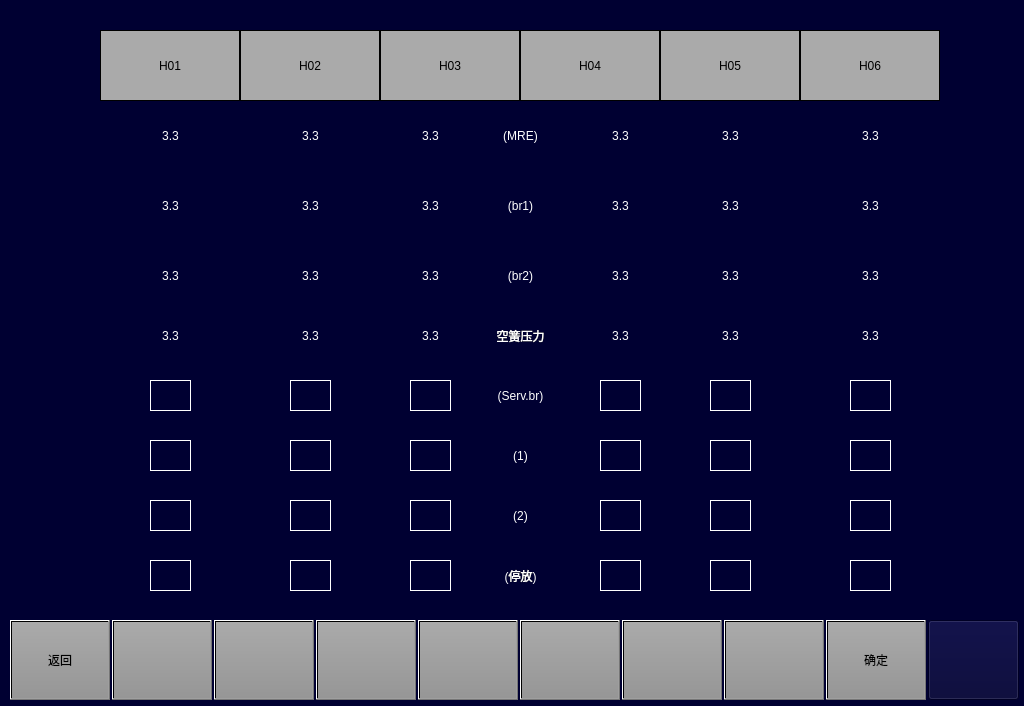
<?xml version="1.0" encoding="UTF-8"?>
<ui version="4.0">
 <class>VehicleSetBrakeParamPage</class>
 <widget class="QWidget" name="VehicleSetBrakeParamPage">
  <property name="geometry">
   <rect>
    <x>0</x>
    <y>0</y>
    <width>1024</width>
    <height>706</height>
   </rect>
  </property>
  <property name="windowTitle">
   <string>Form</string>
  </property>
  <property name="styleSheet">
   <string notr="true">background-color: rgb(0, 0, 50);</string>
  </property>
  <widget class="QLabel" name="LBLTC2">
   <property name="geometry">
    <rect>
     <x>800</x>
     <y>30</y>
     <width>140</width>
     <height>71</height>
    </rect>
   </property>
   <property name="styleSheet">
    <string notr="true">background-color:rgb(170,170,170);
border:1px solid black;
font:20px &quot;微软雅黑&quot;;</string>
   </property>
   <property name="text">
    <string>H06</string>
   </property>
   <property name="alignment">
    <set>Qt::AlignCenter</set>
   </property>
  </widget>
  <widget class="QLabel" name="LBLTC1">
   <property name="geometry">
    <rect>
     <x>100</x>
     <y>30</y>
     <width>140</width>
     <height>71</height>
    </rect>
   </property>
   <property name="styleSheet">
    <string notr="true">background-color:rgb(170,170,170);
border:1px solid black;
font:20px &quot;微软雅黑&quot;;</string>
   </property>
   <property name="text">
    <string>H01</string>
   </property>
   <property name="alignment">
    <set>Qt::AlignCenter</set>
   </property>
  </widget>
  <widget class="QLabel" name="LBLM1">
   <property name="geometry">
    <rect>
     <x>380</x>
     <y>30</y>
     <width>140</width>
     <height>71</height>
    </rect>
   </property>
   <property name="styleSheet">
    <string notr="true">background-color:rgb(170,170,170);
border:1px solid black;
font:20px &quot;微软雅黑&quot;;</string>
   </property>
   <property name="text">
    <string>H03</string>
   </property>
   <property name="alignment">
    <set>Qt::AlignCenter</set>
   </property>
  </widget>
  <widget class="QLabel" name="LBLMP2">
   <property name="geometry">
    <rect>
     <x>660</x>
     <y>30</y>
     <width>140</width>
     <height>71</height>
    </rect>
   </property>
   <property name="styleSheet">
    <string notr="true">background-color:rgb(170,170,170);
border:1px solid black;
font:20px &quot;微软雅黑&quot;;</string>
   </property>
   <property name="text">
    <string>H05</string>
   </property>
   <property name="alignment">
    <set>Qt::AlignCenter</set>
   </property>
  </widget>
  <widget class="QLabel" name="LBLM2">
   <property name="geometry">
    <rect>
     <x>520</x>
     <y>30</y>
     <width>140</width>
     <height>71</height>
    </rect>
   </property>
   <property name="styleSheet">
    <string notr="true">background-color:rgb(170,170,170);
border:1px solid black;
font:20px &quot;微软雅黑&quot;;</string>
   </property>
   <property name="text">
    <string>H04</string>
   </property>
   <property name="alignment">
    <set>Qt::AlignCenter</set>
   </property>
  </widget>
  <widget class="QLabel" name="LBLMP1">
   <property name="geometry">
    <rect>
     <x>240</x>
     <y>30</y>
     <width>140</width>
     <height>71</height>
    </rect>
   </property>
   <property name="styleSheet">
    <string notr="true">background-color:rgb(170,170,170);
border:1px solid black;
font:20px &quot;微软雅黑&quot;;</string>
   </property>
   <property name="text">
    <string>H02</string>
   </property>
   <property name="alignment">
    <set>Qt::AlignCenter</set>
   </property>
  </widget>
  <widget class="QPushButton" name="BTN5">
   <property name="geometry">
    <rect>
     <x>418</x>
     <y>620</y>
     <width>100</width>
     <height>80</height>
    </rect>
   </property>
   <property name="focusPolicy">
    <enum>Qt::NoFocus</enum>
   </property>
   <property name="styleSheet">
    <string notr="true">	font: 20px, &quot;微软雅黑&quot;;
    color: black;
	transparent;background:qlineargradient(spread:pad,x1:0,y1:0,x2:0,y2:1,stop:0 rgba(170,170,170,255),stop:1 rgba(150,150,150,255));
</string>
   </property>
   <property name="text">
    <string/>
   </property>
  </widget>
  <widget class="QPushButton" name="BTN2">
   <property name="geometry">
    <rect>
     <x>112</x>
     <y>620</y>
     <width>100</width>
     <height>80</height>
    </rect>
   </property>
   <property name="focusPolicy">
    <enum>Qt::NoFocus</enum>
   </property>
   <property name="styleSheet">
    <string notr="true">font: 20px, &quot;微软雅黑&quot;;color: black;transparent;background:qlineargradient(spread:pad,x1:0,y1:0,x2:0,y2:1,stop:0 rgba(170,170,170,255),stop:1 rgba(150,150,150,255));</string>
   </property>
   <property name="text">
    <string/>
   </property>
  </widget>
  <widget class="QPushButton" name="BTN6">
   <property name="geometry">
    <rect>
     <x>520</x>
     <y>620</y>
     <width>100</width>
     <height>80</height>
    </rect>
   </property>
   <property name="focusPolicy">
    <enum>Qt::NoFocus</enum>
   </property>
   <property name="styleSheet">
    <string notr="true">	font: 20px, &quot;微软雅黑&quot;;
    color: black;
	transparent;background:qlineargradient(spread:pad,x1:0,y1:0,x2:0,y2:1,stop:0 rgba(170,170,170,255),stop:1 rgba(150,150,150,255));
</string>
   </property>
   <property name="text">
    <string/>
   </property>
  </widget>
  <widget class="QPushButton" name="BTNHome">
   <property name="geometry">
    <rect>
     <x>928</x>
     <y>620</y>
     <width>91</width>
     <height>80</height>
    </rect>
   </property>
   <property name="focusPolicy">
    <enum>Qt::NoFocus</enum>
   </property>
   <property name="styleSheet">
    <string notr="true">border-image: url(:/images/image/Home.png);</string>
   </property>
   <property name="text">
    <string/>
   </property>
  </widget>
  <widget class="QPushButton" name="BTN4">
   <property name="geometry">
    <rect>
     <x>316</x>
     <y>620</y>
     <width>100</width>
     <height>80</height>
    </rect>
   </property>
   <property name="focusPolicy">
    <enum>Qt::NoFocus</enum>
   </property>
   <property name="styleSheet">
    <string notr="true">	font: 20px, &quot;微软雅黑&quot;;
    color: black;
	transparent;background:qlineargradient(spread:pad,x1:0,y1:0,x2:0,y2:1,stop:0 rgba(170,170,170,255),stop:1 rgba(150,150,150,255));
</string>
   </property>
   <property name="text">
    <string/>
   </property>
  </widget>
  <widget class="QPushButton" name="BTN8">
   <property name="geometry">
    <rect>
     <x>724</x>
     <y>620</y>
     <width>100</width>
     <height>80</height>
    </rect>
   </property>
   <property name="focusPolicy">
    <enum>Qt::NoFocus</enum>
   </property>
   <property name="styleSheet">
    <string notr="true">	font: 20px, &quot;微软雅黑&quot;;
    color: black;
	transparent;background:qlineargradient(spread:pad,x1:0,y1:0,x2:0,y2:1,stop:0 rgba(170,170,170,255),stop:1 rgba(150,150,150,255));
</string>
   </property>
   <property name="text">
    <string/>
   </property>
  </widget>
  <widget class="QPushButton" name="BTN1">
   <property name="geometry">
    <rect>
     <x>10</x>
     <y>620</y>
     <width>100</width>
     <height>80</height>
    </rect>
   </property>
   <property name="focusPolicy">
    <enum>Qt::NoFocus</enum>
   </property>
   <property name="styleSheet">
    <string notr="true">font: 20px, &quot;微软雅黑&quot;;color: black;transparent;background:qlineargradient(spread:pad,x1:0,y1:0,x2:0,y2:1,stop:0 rgba(170,170,170,255),stop:1 rgba(150,150,150,255));</string>
   </property>
   <property name="text">
    <string>返回</string>
   </property>
  </widget>
  <widget class="QPushButton" name="BTN9">
   <property name="geometry">
    <rect>
     <x>826</x>
     <y>620</y>
     <width>100</width>
     <height>80</height>
    </rect>
   </property>
   <property name="focusPolicy">
    <enum>Qt::NoFocus</enum>
   </property>
   <property name="styleSheet">
    <string notr="true">	font: 20px, &quot;微软雅黑&quot;;
    color: black;
	transparent;background:qlineargradient(spread:pad,x1:0,y1:0,x2:0,y2:1,stop:0 rgba(170,170,170,255),stop:1 rgba(150,150,150,255));
</string>
   </property>
   <property name="text">
    <string>确定</string>
   </property>
  </widget>
  <widget class="QPushButton" name="BTN3">
   <property name="geometry">
    <rect>
     <x>214</x>
     <y>620</y>
     <width>100</width>
     <height>80</height>
    </rect>
   </property>
   <property name="focusPolicy">
    <enum>Qt::NoFocus</enum>
   </property>
   <property name="styleSheet">
    <string notr="true">	font: 20px, &quot;微软雅黑&quot;;
    color: black;
	transparent;background:qlineargradient(spread:pad,x1:0,y1:0,x2:0,y2:1,stop:0 rgba(170,170,170,255),stop:1 rgba(150,150,150,255));
</string>
   </property>
   <property name="text">
    <string/>
   </property>
  </widget>
  <widget class="QPushButton" name="BTN7">
   <property name="geometry">
    <rect>
     <x>622</x>
     <y>620</y>
     <width>100</width>
     <height>80</height>
    </rect>
   </property>
   <property name="focusPolicy">
    <enum>Qt::NoFocus</enum>
   </property>
   <property name="styleSheet">
    <string notr="true">	font: 20px, &quot;微软雅黑&quot;;
    color: black;
	transparent;background:qlineargradient(spread:pad,x1:0,y1:0,x2:0,y2:1,stop:0 rgba(170,170,170,255),stop:1 rgba(150,150,150,255));
</string>
   </property>
   <property name="text">
    <string/>
   </property>
  </widget>
  <widget class="QLabel" name="label">
   <property name="geometry">
    <rect>
     <x>140</x>
     <y>120</y>
     <width>61</width>
     <height>31</height>
    </rect>
   </property>
   <property name="styleSheet">
    <string notr="true">font:18px &quot;微软雅黑&quot;;
color: rgb(255, 255, 255);</string>
   </property>
   <property name="text">
    <string>3.3</string>
   </property>
   <property name="alignment">
    <set>Qt::AlignCenter</set>
   </property>
  </widget>
  <widget class="QLabel" name="label_2">
   <property name="geometry">
    <rect>
     <x>280</x>
     <y>120</y>
     <width>61</width>
     <height>31</height>
    </rect>
   </property>
   <property name="styleSheet">
    <string notr="true">font:18px &quot;微软雅黑&quot;;
color: rgb(255, 255, 255);</string>
   </property>
   <property name="text">
    <string>3.3</string>
   </property>
   <property name="alignment">
    <set>Qt::AlignCenter</set>
   </property>
  </widget>
  <widget class="QLabel" name="label_3">
   <property name="geometry">
    <rect>
     <x>400</x>
     <y>120</y>
     <width>61</width>
     <height>31</height>
    </rect>
   </property>
   <property name="styleSheet">
    <string notr="true">font:18px &quot;微软雅黑&quot;;
color: rgb(255, 255, 255);</string>
   </property>
   <property name="text">
    <string>3.3</string>
   </property>
   <property name="alignment">
    <set>Qt::AlignCenter</set>
   </property>
  </widget>
  <widget class="QLabel" name="label_4">
   <property name="geometry">
    <rect>
     <x>590</x>
     <y>120</y>
     <width>61</width>
     <height>31</height>
    </rect>
   </property>
   <property name="styleSheet">
    <string notr="true">font:18px &quot;微软雅黑&quot;;
color: rgb(255, 255, 255);</string>
   </property>
   <property name="text">
    <string>3.3</string>
   </property>
   <property name="alignment">
    <set>Qt::AlignCenter</set>
   </property>
  </widget>
  <widget class="QLabel" name="label_5">
   <property name="geometry">
    <rect>
     <x>700</x>
     <y>120</y>
     <width>61</width>
     <height>31</height>
    </rect>
   </property>
   <property name="styleSheet">
    <string notr="true">font:18px &quot;微软雅黑&quot;;
color: rgb(255, 255, 255);</string>
   </property>
   <property name="text">
    <string>3.3</string>
   </property>
   <property name="alignment">
    <set>Qt::AlignCenter</set>
   </property>
  </widget>
  <widget class="QLabel" name="label_6">
   <property name="geometry">
    <rect>
     <x>840</x>
     <y>120</y>
     <width>61</width>
     <height>31</height>
    </rect>
   </property>
   <property name="styleSheet">
    <string notr="true">font:18px &quot;微软雅黑&quot;;
color: rgb(255, 255, 255);</string>
   </property>
   <property name="text">
    <string>3.3</string>
   </property>
   <property name="alignment">
    <set>Qt::AlignCenter</set>
   </property>
  </widget>
  <widget class="QLabel" name="label_7">
   <property name="geometry">
    <rect>
     <x>400</x>
     <y>190</y>
     <width>61</width>
     <height>31</height>
    </rect>
   </property>
   <property name="styleSheet">
    <string notr="true">font:18px &quot;微软雅黑&quot;;
color: rgb(255, 255, 255);</string>
   </property>
   <property name="text">
    <string>3.3</string>
   </property>
   <property name="alignment">
    <set>Qt::AlignCenter</set>
   </property>
  </widget>
  <widget class="QLabel" name="label_8">
   <property name="geometry">
    <rect>
     <x>280</x>
     <y>190</y>
     <width>61</width>
     <height>31</height>
    </rect>
   </property>
   <property name="styleSheet">
    <string notr="true">font:18px &quot;微软雅黑&quot;;
color: rgb(255, 255, 255);</string>
   </property>
   <property name="text">
    <string>3.3</string>
   </property>
   <property name="alignment">
    <set>Qt::AlignCenter</set>
   </property>
  </widget>
  <widget class="QLabel" name="label_9">
   <property name="geometry">
    <rect>
     <x>840</x>
     <y>190</y>
     <width>61</width>
     <height>31</height>
    </rect>
   </property>
   <property name="styleSheet">
    <string notr="true">font:18px &quot;微软雅黑&quot;;
color: rgb(255, 255, 255);</string>
   </property>
   <property name="text">
    <string>3.3</string>
   </property>
   <property name="alignment">
    <set>Qt::AlignCenter</set>
   </property>
  </widget>
  <widget class="QLabel" name="label_10">
   <property name="geometry">
    <rect>
     <x>590</x>
     <y>190</y>
     <width>61</width>
     <height>31</height>
    </rect>
   </property>
   <property name="styleSheet">
    <string notr="true">font:18px &quot;微软雅黑&quot;;
color: rgb(255, 255, 255);</string>
   </property>
   <property name="text">
    <string>3.3</string>
   </property>
   <property name="alignment">
    <set>Qt::AlignCenter</set>
   </property>
  </widget>
  <widget class="QLabel" name="label_11">
   <property name="geometry">
    <rect>
     <x>700</x>
     <y>190</y>
     <width>61</width>
     <height>31</height>
    </rect>
   </property>
   <property name="styleSheet">
    <string notr="true">font:18px &quot;微软雅黑&quot;;
color: rgb(255, 255, 255);</string>
   </property>
   <property name="text">
    <string>3.3</string>
   </property>
   <property name="alignment">
    <set>Qt::AlignCenter</set>
   </property>
  </widget>
  <widget class="QLabel" name="label_12">
   <property name="geometry">
    <rect>
     <x>140</x>
     <y>190</y>
     <width>61</width>
     <height>31</height>
    </rect>
   </property>
   <property name="styleSheet">
    <string notr="true">font:18px &quot;微软雅黑&quot;;
color: rgb(255, 255, 255);</string>
   </property>
   <property name="text">
    <string>3.3</string>
   </property>
   <property name="alignment">
    <set>Qt::AlignCenter</set>
   </property>
  </widget>
  <widget class="QLabel" name="label_13">
   <property name="geometry">
    <rect>
     <x>400</x>
     <y>260</y>
     <width>61</width>
     <height>31</height>
    </rect>
   </property>
   <property name="styleSheet">
    <string notr="true">font:18px &quot;微软雅黑&quot;;
color: rgb(255, 255, 255);</string>
   </property>
   <property name="text">
    <string>3.3</string>
   </property>
   <property name="alignment">
    <set>Qt::AlignCenter</set>
   </property>
  </widget>
  <widget class="QLabel" name="label_14">
   <property name="geometry">
    <rect>
     <x>280</x>
     <y>260</y>
     <width>61</width>
     <height>31</height>
    </rect>
   </property>
   <property name="styleSheet">
    <string notr="true">font:18px &quot;微软雅黑&quot;;
color: rgb(255, 255, 255);</string>
   </property>
   <property name="text">
    <string>3.3</string>
   </property>
   <property name="alignment">
    <set>Qt::AlignCenter</set>
   </property>
  </widget>
  <widget class="QLabel" name="label_15">
   <property name="geometry">
    <rect>
     <x>840</x>
     <y>260</y>
     <width>61</width>
     <height>31</height>
    </rect>
   </property>
   <property name="styleSheet">
    <string notr="true">font:18px &quot;微软雅黑&quot;;
color: rgb(255, 255, 255);</string>
   </property>
   <property name="text">
    <string>3.3</string>
   </property>
   <property name="alignment">
    <set>Qt::AlignCenter</set>
   </property>
  </widget>
  <widget class="QLabel" name="label_16">
   <property name="geometry">
    <rect>
     <x>590</x>
     <y>260</y>
     <width>61</width>
     <height>31</height>
    </rect>
   </property>
   <property name="styleSheet">
    <string notr="true">font:18px &quot;微软雅黑&quot;;
color: rgb(255, 255, 255);</string>
   </property>
   <property name="text">
    <string>3.3</string>
   </property>
   <property name="alignment">
    <set>Qt::AlignCenter</set>
   </property>
  </widget>
  <widget class="QLabel" name="label_17">
   <property name="geometry">
    <rect>
     <x>700</x>
     <y>260</y>
     <width>61</width>
     <height>31</height>
    </rect>
   </property>
   <property name="styleSheet">
    <string notr="true">font:18px &quot;微软雅黑&quot;;
color: rgb(255, 255, 255);</string>
   </property>
   <property name="text">
    <string>3.3</string>
   </property>
   <property name="alignment">
    <set>Qt::AlignCenter</set>
   </property>
  </widget>
  <widget class="QLabel" name="label_18">
   <property name="geometry">
    <rect>
     <x>140</x>
     <y>260</y>
     <width>61</width>
     <height>31</height>
    </rect>
   </property>
   <property name="styleSheet">
    <string notr="true">font:18px &quot;微软雅黑&quot;;
color: rgb(255, 255, 255);</string>
   </property>
   <property name="text">
    <string>3.3</string>
   </property>
   <property name="alignment">
    <set>Qt::AlignCenter</set>
   </property>
  </widget>
  <widget class="QLabel" name="label_19">
   <property name="geometry">
    <rect>
     <x>400</x>
     <y>320</y>
     <width>61</width>
     <height>31</height>
    </rect>
   </property>
   <property name="styleSheet">
    <string notr="true">font:18px &quot;微软雅黑&quot;;
color: rgb(255, 255, 255);</string>
   </property>
   <property name="text">
    <string>3.3</string>
   </property>
   <property name="alignment">
    <set>Qt::AlignCenter</set>
   </property>
  </widget>
  <widget class="QLabel" name="label_20">
   <property name="geometry">
    <rect>
     <x>280</x>
     <y>320</y>
     <width>61</width>
     <height>31</height>
    </rect>
   </property>
   <property name="styleSheet">
    <string notr="true">font:18px &quot;微软雅黑&quot;;
color: rgb(255, 255, 255);</string>
   </property>
   <property name="text">
    <string>3.3</string>
   </property>
   <property name="alignment">
    <set>Qt::AlignCenter</set>
   </property>
  </widget>
  <widget class="QLabel" name="label_21">
   <property name="geometry">
    <rect>
     <x>840</x>
     <y>320</y>
     <width>61</width>
     <height>31</height>
    </rect>
   </property>
   <property name="styleSheet">
    <string notr="true">font:18px &quot;微软雅黑&quot;;
color: rgb(255, 255, 255);</string>
   </property>
   <property name="text">
    <string>3.3</string>
   </property>
   <property name="alignment">
    <set>Qt::AlignCenter</set>
   </property>
  </widget>
  <widget class="QLabel" name="label_22">
   <property name="geometry">
    <rect>
     <x>590</x>
     <y>320</y>
     <width>61</width>
     <height>31</height>
    </rect>
   </property>
   <property name="styleSheet">
    <string notr="true">font:18px &quot;微软雅黑&quot;;
color: rgb(255, 255, 255);</string>
   </property>
   <property name="text">
    <string>3.3</string>
   </property>
   <property name="alignment">
    <set>Qt::AlignCenter</set>
   </property>
  </widget>
  <widget class="QLabel" name="label_23">
   <property name="geometry">
    <rect>
     <x>700</x>
     <y>320</y>
     <width>61</width>
     <height>31</height>
    </rect>
   </property>
   <property name="styleSheet">
    <string notr="true">font:18px &quot;微软雅黑&quot;;
color: rgb(255, 255, 255);</string>
   </property>
   <property name="text">
    <string>3.3</string>
   </property>
   <property name="alignment">
    <set>Qt::AlignCenter</set>
   </property>
  </widget>
  <widget class="QLabel" name="label_24">
   <property name="geometry">
    <rect>
     <x>140</x>
     <y>320</y>
     <width>61</width>
     <height>31</height>
    </rect>
   </property>
   <property name="styleSheet">
    <string notr="true">font:18px &quot;微软雅黑&quot;;
color: rgb(255, 255, 255);</string>
   </property>
   <property name="text">
    <string>3.3</string>
   </property>
   <property name="alignment">
    <set>Qt::AlignCenter</set>
   </property>
  </widget>
  <widget class="QLabel" name="label_25">
   <property name="geometry">
    <rect>
     <x>490</x>
     <y>120</y>
     <width>61</width>
     <height>31</height>
    </rect>
   </property>
   <property name="styleSheet">
    <string notr="true">font:18px &quot;微软雅黑&quot;;
color: rgb(255, 255, 255);</string>
   </property>
   <property name="text">
    <string>(MRE)</string>
   </property>
   <property name="alignment">
    <set>Qt::AlignCenter</set>
   </property>
  </widget>
  <widget class="QLabel" name="label_26">
   <property name="geometry">
    <rect>
     <x>490</x>
     <y>190</y>
     <width>61</width>
     <height>31</height>
    </rect>
   </property>
   <property name="styleSheet">
    <string notr="true">font:18px &quot;微软雅黑&quot;;
color: rgb(255, 255, 255);</string>
   </property>
   <property name="text">
    <string>(br1)</string>
   </property>
   <property name="alignment">
    <set>Qt::AlignCenter</set>
   </property>
  </widget>
  <widget class="QLabel" name="label_27">
   <property name="geometry">
    <rect>
     <x>480</x>
     <y>320</y>
     <width>81</width>
     <height>31</height>
    </rect>
   </property>
   <property name="styleSheet">
    <string notr="true">font:18px &quot;微软雅黑&quot;;
color: rgb(255, 255, 255);</string>
   </property>
   <property name="text">
    <string>空簧压力</string>
   </property>
   <property name="alignment">
    <set>Qt::AlignCenter</set>
   </property>
  </widget>
  <widget class="QLabel" name="label_28">
   <property name="geometry">
    <rect>
     <x>490</x>
     <y>260</y>
     <width>61</width>
     <height>31</height>
    </rect>
   </property>
   <property name="styleSheet">
    <string notr="true">font:18px &quot;微软雅黑&quot;;
color: rgb(255, 255, 255);</string>
   </property>
   <property name="text">
    <string>(br2)</string>
   </property>
   <property name="alignment">
    <set>Qt::AlignCenter</set>
   </property>
  </widget>
  <widget class="QLabel" name="label_29">
   <property name="geometry">
    <rect>
     <x>150</x>
     <y>380</y>
     <width>41</width>
     <height>31</height>
    </rect>
   </property>
   <property name="styleSheet">
    <string notr="true">font:18px &quot;微软雅黑&quot;;
color: rgb(255, 255, 255);
border:1px solid white;</string>
   </property>
   <property name="text">
    <string/>
   </property>
   <property name="alignment">
    <set>Qt::AlignCenter</set>
   </property>
  </widget>
  <widget class="QLabel" name="label_30">
   <property name="geometry">
    <rect>
     <x>290</x>
     <y>380</y>
     <width>41</width>
     <height>31</height>
    </rect>
   </property>
   <property name="styleSheet">
    <string notr="true">font:18px &quot;微软雅黑&quot;;
color: rgb(255, 255, 255);
border:1px solid white;</string>
   </property>
   <property name="text">
    <string/>
   </property>
   <property name="alignment">
    <set>Qt::AlignCenter</set>
   </property>
  </widget>
  <widget class="QLabel" name="label_31">
   <property name="geometry">
    <rect>
     <x>410</x>
     <y>380</y>
     <width>41</width>
     <height>31</height>
    </rect>
   </property>
   <property name="styleSheet">
    <string notr="true">font:18px &quot;微软雅黑&quot;;
color: rgb(255, 255, 255);
border:1px solid white;</string>
   </property>
   <property name="text">
    <string/>
   </property>
   <property name="alignment">
    <set>Qt::AlignCenter</set>
   </property>
  </widget>
  <widget class="QLabel" name="label_32">
   <property name="geometry">
    <rect>
     <x>600</x>
     <y>380</y>
     <width>41</width>
     <height>31</height>
    </rect>
   </property>
   <property name="styleSheet">
    <string notr="true">font:18px &quot;微软雅黑&quot;;
color: rgb(255, 255, 255);
border:1px solid white;</string>
   </property>
   <property name="text">
    <string/>
   </property>
   <property name="alignment">
    <set>Qt::AlignCenter</set>
   </property>
  </widget>
  <widget class="QLabel" name="label_33">
   <property name="geometry">
    <rect>
     <x>710</x>
     <y>380</y>
     <width>41</width>
     <height>31</height>
    </rect>
   </property>
   <property name="styleSheet">
    <string notr="true">font:18px &quot;微软雅黑&quot;;
color: rgb(255, 255, 255);
border:1px solid white;</string>
   </property>
   <property name="text">
    <string/>
   </property>
   <property name="alignment">
    <set>Qt::AlignCenter</set>
   </property>
  </widget>
  <widget class="QLabel" name="label_34">
   <property name="geometry">
    <rect>
     <x>850</x>
     <y>380</y>
     <width>41</width>
     <height>31</height>
    </rect>
   </property>
   <property name="styleSheet">
    <string notr="true">font:18px &quot;微软雅黑&quot;;
color: rgb(255, 255, 255);
border:1px solid white;</string>
   </property>
   <property name="text">
    <string/>
   </property>
   <property name="alignment">
    <set>Qt::AlignCenter</set>
   </property>
  </widget>
  <widget class="QLabel" name="label_35">
   <property name="geometry">
    <rect>
     <x>150</x>
     <y>440</y>
     <width>41</width>
     <height>31</height>
    </rect>
   </property>
   <property name="styleSheet">
    <string notr="true">font:18px &quot;微软雅黑&quot;;
color: rgb(255, 255, 255);
border:1px solid white;</string>
   </property>
   <property name="text">
    <string/>
   </property>
   <property name="alignment">
    <set>Qt::AlignCenter</set>
   </property>
  </widget>
  <widget class="QLabel" name="label_36">
   <property name="geometry">
    <rect>
     <x>290</x>
     <y>440</y>
     <width>41</width>
     <height>31</height>
    </rect>
   </property>
   <property name="styleSheet">
    <string notr="true">font:18px &quot;微软雅黑&quot;;
color: rgb(255, 255, 255);
border:1px solid white;</string>
   </property>
   <property name="text">
    <string/>
   </property>
   <property name="alignment">
    <set>Qt::AlignCenter</set>
   </property>
  </widget>
  <widget class="QLabel" name="label_37">
   <property name="geometry">
    <rect>
     <x>410</x>
     <y>440</y>
     <width>41</width>
     <height>31</height>
    </rect>
   </property>
   <property name="styleSheet">
    <string notr="true">font:18px &quot;微软雅黑&quot;;
color: rgb(255, 255, 255);
border:1px solid white;</string>
   </property>
   <property name="text">
    <string/>
   </property>
   <property name="alignment">
    <set>Qt::AlignCenter</set>
   </property>
  </widget>
  <widget class="QLabel" name="label_38">
   <property name="geometry">
    <rect>
     <x>600</x>
     <y>440</y>
     <width>41</width>
     <height>31</height>
    </rect>
   </property>
   <property name="styleSheet">
    <string notr="true">font:18px &quot;微软雅黑&quot;;
color: rgb(255, 255, 255);
border:1px solid white;</string>
   </property>
   <property name="text">
    <string/>
   </property>
   <property name="alignment">
    <set>Qt::AlignCenter</set>
   </property>
  </widget>
  <widget class="QLabel" name="label_39">
   <property name="geometry">
    <rect>
     <x>710</x>
     <y>440</y>
     <width>41</width>
     <height>31</height>
    </rect>
   </property>
   <property name="styleSheet">
    <string notr="true">font:18px &quot;微软雅黑&quot;;
color: rgb(255, 255, 255);
border:1px solid white;</string>
   </property>
   <property name="text">
    <string/>
   </property>
   <property name="alignment">
    <set>Qt::AlignCenter</set>
   </property>
  </widget>
  <widget class="QLabel" name="label_40">
   <property name="geometry">
    <rect>
     <x>850</x>
     <y>440</y>
     <width>41</width>
     <height>31</height>
    </rect>
   </property>
   <property name="styleSheet">
    <string notr="true">font:18px &quot;微软雅黑&quot;;
color: rgb(255, 255, 255);
border:1px solid white;</string>
   </property>
   <property name="text">
    <string/>
   </property>
   <property name="alignment">
    <set>Qt::AlignCenter</set>
   </property>
  </widget>
  <widget class="QLabel" name="label_41">
   <property name="geometry">
    <rect>
     <x>150</x>
     <y>500</y>
     <width>41</width>
     <height>31</height>
    </rect>
   </property>
   <property name="styleSheet">
    <string notr="true">font:18px &quot;微软雅黑&quot;;
color: rgb(255, 255, 255);
border:1px solid white;</string>
   </property>
   <property name="text">
    <string/>
   </property>
   <property name="alignment">
    <set>Qt::AlignCenter</set>
   </property>
  </widget>
  <widget class="QLabel" name="label_42">
   <property name="geometry">
    <rect>
     <x>290</x>
     <y>500</y>
     <width>41</width>
     <height>31</height>
    </rect>
   </property>
   <property name="styleSheet">
    <string notr="true">font:18px &quot;微软雅黑&quot;;
color: rgb(255, 255, 255);
border:1px solid white;</string>
   </property>
   <property name="text">
    <string/>
   </property>
   <property name="alignment">
    <set>Qt::AlignCenter</set>
   </property>
  </widget>
  <widget class="QLabel" name="label_43">
   <property name="geometry">
    <rect>
     <x>410</x>
     <y>500</y>
     <width>41</width>
     <height>31</height>
    </rect>
   </property>
   <property name="styleSheet">
    <string notr="true">font:18px &quot;微软雅黑&quot;;
color: rgb(255, 255, 255);
border:1px solid white;</string>
   </property>
   <property name="text">
    <string/>
   </property>
   <property name="alignment">
    <set>Qt::AlignCenter</set>
   </property>
  </widget>
  <widget class="QLabel" name="label_44">
   <property name="geometry">
    <rect>
     <x>600</x>
     <y>500</y>
     <width>41</width>
     <height>31</height>
    </rect>
   </property>
   <property name="styleSheet">
    <string notr="true">font:18px &quot;微软雅黑&quot;;
color: rgb(255, 255, 255);
border:1px solid white;</string>
   </property>
   <property name="text">
    <string/>
   </property>
   <property name="alignment">
    <set>Qt::AlignCenter</set>
   </property>
  </widget>
  <widget class="QLabel" name="label_45">
   <property name="geometry">
    <rect>
     <x>710</x>
     <y>500</y>
     <width>41</width>
     <height>31</height>
    </rect>
   </property>
   <property name="styleSheet">
    <string notr="true">font:18px &quot;微软雅黑&quot;;
color: rgb(255, 255, 255);
border:1px solid white;</string>
   </property>
   <property name="text">
    <string/>
   </property>
   <property name="alignment">
    <set>Qt::AlignCenter</set>
   </property>
  </widget>
  <widget class="QLabel" name="label_46">
   <property name="geometry">
    <rect>
     <x>850</x>
     <y>500</y>
     <width>41</width>
     <height>31</height>
    </rect>
   </property>
   <property name="styleSheet">
    <string notr="true">font:18px &quot;微软雅黑&quot;;
color: rgb(255, 255, 255);
border:1px solid white;</string>
   </property>
   <property name="text">
    <string/>
   </property>
   <property name="alignment">
    <set>Qt::AlignCenter</set>
   </property>
  </widget>
  <widget class="QLabel" name="label_47">
   <property name="geometry">
    <rect>
     <x>150</x>
     <y>560</y>
     <width>41</width>
     <height>31</height>
    </rect>
   </property>
   <property name="styleSheet">
    <string notr="true">font:18px &quot;微软雅黑&quot;;
color: rgb(255, 255, 255);
border:1px solid white;</string>
   </property>
   <property name="text">
    <string/>
   </property>
   <property name="alignment">
    <set>Qt::AlignCenter</set>
   </property>
  </widget>
  <widget class="QLabel" name="label_48">
   <property name="geometry">
    <rect>
     <x>290</x>
     <y>560</y>
     <width>41</width>
     <height>31</height>
    </rect>
   </property>
   <property name="styleSheet">
    <string notr="true">font:18px &quot;微软雅黑&quot;;
color: rgb(255, 255, 255);
border:1px solid white;</string>
   </property>
   <property name="text">
    <string/>
   </property>
   <property name="alignment">
    <set>Qt::AlignCenter</set>
   </property>
  </widget>
  <widget class="QLabel" name="label_49">
   <property name="geometry">
    <rect>
     <x>410</x>
     <y>560</y>
     <width>41</width>
     <height>31</height>
    </rect>
   </property>
   <property name="styleSheet">
    <string notr="true">font:18px &quot;微软雅黑&quot;;
color: rgb(255, 255, 255);
border:1px solid white;</string>
   </property>
   <property name="text">
    <string/>
   </property>
   <property name="alignment">
    <set>Qt::AlignCenter</set>
   </property>
  </widget>
  <widget class="QLabel" name="label_50">
   <property name="geometry">
    <rect>
     <x>600</x>
     <y>560</y>
     <width>41</width>
     <height>31</height>
    </rect>
   </property>
   <property name="styleSheet">
    <string notr="true">font:18px &quot;微软雅黑&quot;;
color: rgb(255, 255, 255);
border:1px solid white;</string>
   </property>
   <property name="text">
    <string/>
   </property>
   <property name="alignment">
    <set>Qt::AlignCenter</set>
   </property>
  </widget>
  <widget class="QLabel" name="label_51">
   <property name="geometry">
    <rect>
     <x>710</x>
     <y>560</y>
     <width>41</width>
     <height>31</height>
    </rect>
   </property>
   <property name="styleSheet">
    <string notr="true">font:18px &quot;微软雅黑&quot;;
color: rgb(255, 255, 255);
border:1px solid white;</string>
   </property>
   <property name="text">
    <string/>
   </property>
   <property name="alignment">
    <set>Qt::AlignCenter</set>
   </property>
  </widget>
  <widget class="QLabel" name="label_52">
   <property name="geometry">
    <rect>
     <x>850</x>
     <y>560</y>
     <width>41</width>
     <height>31</height>
    </rect>
   </property>
   <property name="styleSheet">
    <string notr="true">font:18px &quot;微软雅黑&quot;;
color: rgb(255, 255, 255);
border:1px solid white;</string>
   </property>
   <property name="text">
    <string/>
   </property>
   <property name="alignment">
    <set>Qt::AlignCenter</set>
   </property>
  </widget>
  <widget class="QLabel" name="label_53">
   <property name="geometry">
    <rect>
     <x>480</x>
     <y>380</y>
     <width>81</width>
     <height>31</height>
    </rect>
   </property>
   <property name="styleSheet">
    <string notr="true">font:18px &quot;微软雅黑&quot;;
color: rgb(255, 255, 255);</string>
   </property>
   <property name="text">
    <string>(Serv.br)</string>
   </property>
   <property name="alignment">
    <set>Qt::AlignCenter</set>
   </property>
  </widget>
  <widget class="QLabel" name="label_54">
   <property name="geometry">
    <rect>
     <x>480</x>
     <y>440</y>
     <width>81</width>
     <height>31</height>
    </rect>
   </property>
   <property name="styleSheet">
    <string notr="true">font:18px &quot;微软雅黑&quot;;
color: rgb(255, 255, 255);</string>
   </property>
   <property name="text">
    <string>(1)</string>
   </property>
   <property name="alignment">
    <set>Qt::AlignCenter</set>
   </property>
  </widget>
  <widget class="QLabel" name="label_55">
   <property name="geometry">
    <rect>
     <x>480</x>
     <y>500</y>
     <width>81</width>
     <height>31</height>
    </rect>
   </property>
   <property name="styleSheet">
    <string notr="true">font:18px &quot;微软雅黑&quot;;
color: rgb(255, 255, 255);</string>
   </property>
   <property name="text">
    <string>(2)</string>
   </property>
   <property name="alignment">
    <set>Qt::AlignCenter</set>
   </property>
  </widget>
  <widget class="QLabel" name="label_56">
   <property name="geometry">
    <rect>
     <x>480</x>
     <y>560</y>
     <width>81</width>
     <height>31</height>
    </rect>
   </property>
   <property name="styleSheet">
    <string notr="true">font:18px &quot;微软雅黑&quot;;
color: rgb(255, 255, 255);</string>
   </property>
   <property name="text">
    <string>(停放)</string>
   </property>
   <property name="alignment">
    <set>Qt::AlignCenter</set>
   </property>
  </widget>
 </widget>
 <resources/>
 <connections/>
</ui>
